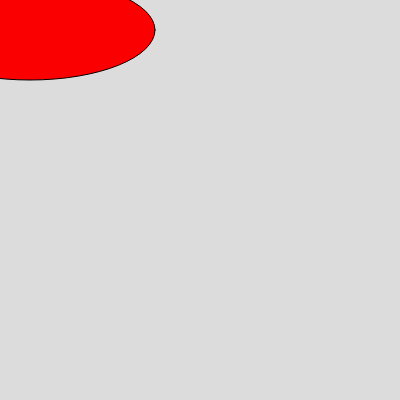
Frame 1 (no input)
Frame 60 (no input): identical to frame 1, image omitted
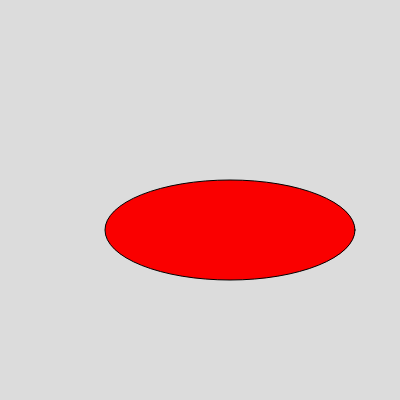
Frame 120 (the mouse pressed at the canvas centre since frame 60)

The p5.js sketch that drew these frames (run headless with seeded random() and noise() and a simulated clock; from frame 60 on, the mouse is pressed at the canvas centre):

// p5.js sketch
// ── sketch.js
function setup() {
  createCanvas(400, 400);
}

function draw() {
  background(220);
fill(250,0,0);
 ellipse(mouseX+30,mouseY+30,250,100);}
